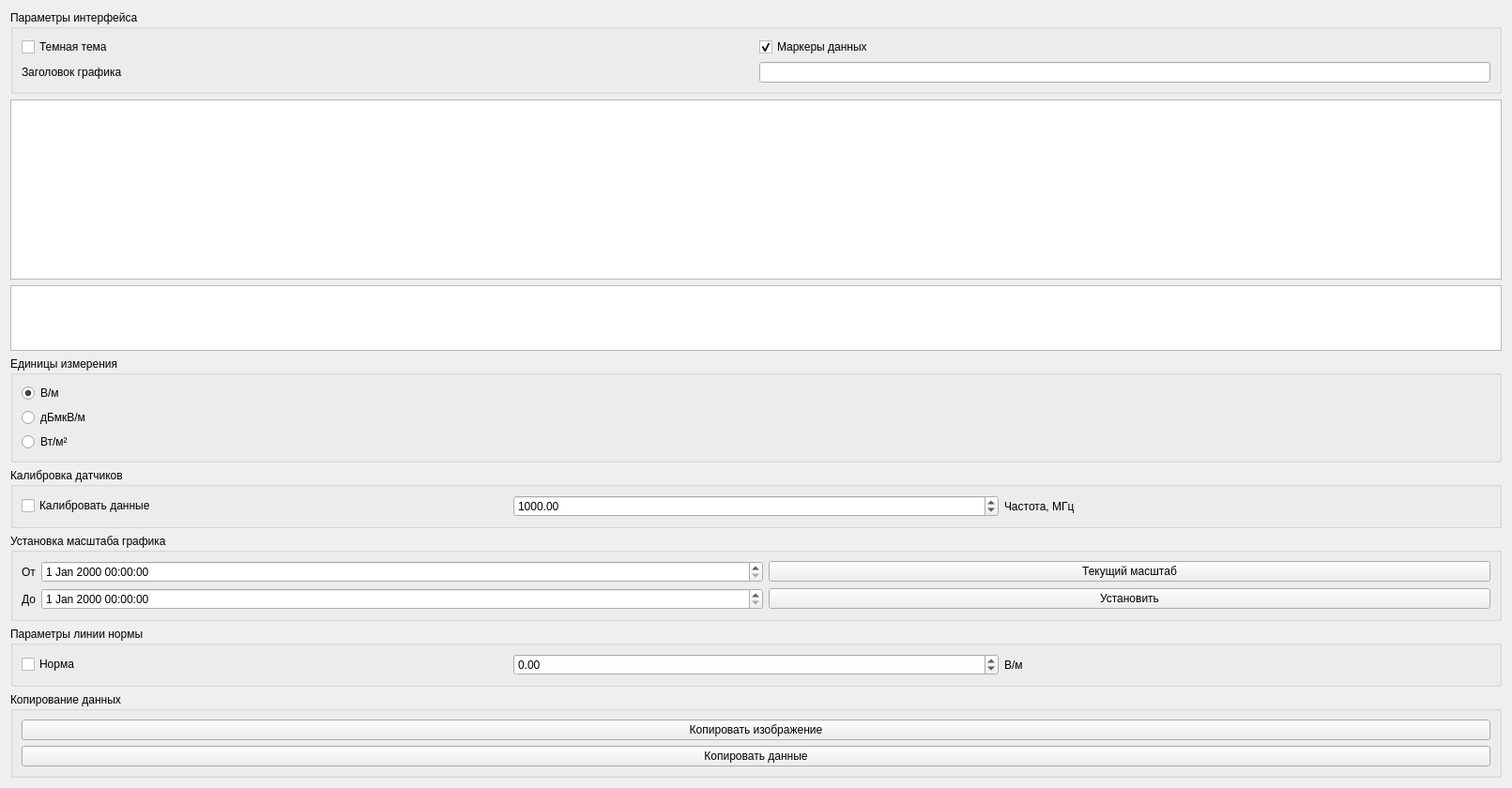
<?xml version="1.0" encoding="UTF-8"?>
<ui version="4.0">
 <class>Form</class>
 <widget class="QWidget" name="Form">
  <property name="geometry">
   <rect>
    <x>0</x>
    <y>0</y>
    <width>1611</width>
    <height>768</height>
   </rect>
  </property>
  <property name="sizePolicy">
   <sizepolicy hsizetype="Expanding" vsizetype="Expanding">
    <horstretch>0</horstretch>
    <verstretch>0</verstretch>
   </sizepolicy>
  </property>
  <property name="windowTitle">
   <string>Form</string>
  </property>
  <layout class="QHBoxLayout" name="horizontalLayout_2">
   <item>
    <layout class="QVBoxLayout" name="verticalLayout_7">
     <property name="spacing">
      <number>0</number>
     </property>
     <item>
      <layout class="QVBoxLayout" name="plot_layout">
       <property name="spacing">
        <number>0</number>
       </property>
       <property name="bottomMargin">
        <number>0</number>
       </property>
      </layout>
     </item>
    </layout>
   </item>
   <item>
    <layout class="QVBoxLayout" name="verticalLayout">
     <item>
      <spacer name="verticalSpacer_2">
       <property name="orientation">
        <enum>Qt::Vertical</enum>
       </property>
       <property name="sizeHint" stdset="0">
        <size>
         <width>20</width>
         <height>40</height>
        </size>
       </property>
      </spacer>
     </item>
     <item>
      <widget class="QGroupBox" name="groupBox_9">
       <property name="sizePolicy">
        <sizepolicy hsizetype="Minimum" vsizetype="Minimum">
         <horstretch>0</horstretch>
         <verstretch>0</verstretch>
        </sizepolicy>
       </property>
       <property name="maximumSize">
        <size>
         <width>16777215</width>
         <height>16777215</height>
        </size>
       </property>
       <property name="title">
        <string>Параметры интерфейса</string>
       </property>
       <layout class="QVBoxLayout" name="verticalLayout_6">
        <item>
         <layout class="QHBoxLayout" name="horizontalLayout_10">
          <item>
           <widget class="QCheckBox" name="dark_theme_checkbox">
            <property name="text">
             <string>Темная тема</string>
            </property>
           </widget>
          </item>
          <item>
           <widget class="QCheckBox" name="marker_checkbox">
            <property name="text">
             <string>Маркеры данных</string>
            </property>
            <property name="checked">
             <bool>true</bool>
            </property>
           </widget>
          </item>
         </layout>
        </item>
        <item>
         <layout class="QHBoxLayout" name="horizontalLayout">
          <item>
           <widget class="QLabel" name="label">
            <property name="sizePolicy">
             <sizepolicy hsizetype="Minimum" vsizetype="Preferred">
              <horstretch>0</horstretch>
              <verstretch>0</verstretch>
             </sizepolicy>
            </property>
            <property name="text">
             <string>Заголовок графика</string>
            </property>
           </widget>
          </item>
          <item>
           <widget class="QLineEdit" name="tittle_line_edit">
            <property name="sizePolicy">
             <sizepolicy hsizetype="Minimum" vsizetype="Fixed">
              <horstretch>0</horstretch>
              <verstretch>0</verstretch>
             </sizepolicy>
            </property>
            <property name="minimumSize">
             <size>
              <width>150</width>
              <height>0</height>
             </size>
            </property>
            <property name="maximumSize">
             <size>
              <width>16777215</width>
              <height>16777215</height>
             </size>
            </property>
           </widget>
          </item>
         </layout>
        </item>
       </layout>
      </widget>
     </item>
     <item>
      <widget class="QTextBrowser" name="session_description_text_browser">
       <property name="sizePolicy">
        <sizepolicy hsizetype="Minimum" vsizetype="Minimum">
         <horstretch>0</horstretch>
         <verstretch>0</verstretch>
        </sizepolicy>
       </property>
       <property name="maximumSize">
        <size>
         <width>16777215</width>
         <height>16777215</height>
        </size>
       </property>
      </widget>
     </item>
     <item>
      <widget class="QTableView" name="minmax_table_view">
       <property name="sizePolicy">
        <sizepolicy hsizetype="Minimum" vsizetype="Minimum">
         <horstretch>0</horstretch>
         <verstretch>0</verstretch>
        </sizepolicy>
       </property>
       <property name="maximumSize">
        <size>
         <width>16777215</width>
         <height>16777215</height>
        </size>
       </property>
       <property name="sizeAdjustPolicy">
        <enum>QAbstractScrollArea::AdjustToContents</enum>
       </property>
       <property name="editTriggers">
        <set>QAbstractItemView::NoEditTriggers</set>
       </property>
       <attribute name="horizontalHeaderStretchLastSection">
        <bool>true</bool>
       </attribute>
      </widget>
     </item>
     <item>
      <widget class="QGroupBox" name="groupBox_2">
       <property name="sizePolicy">
        <sizepolicy hsizetype="Minimum" vsizetype="Minimum">
         <horstretch>0</horstretch>
         <verstretch>0</verstretch>
        </sizepolicy>
       </property>
       <property name="maximumSize">
        <size>
         <width>16777215</width>
         <height>16777215</height>
        </size>
       </property>
       <property name="title">
        <string>Единицы измерения</string>
       </property>
       <layout class="QVBoxLayout" name="verticalLayout_3">
        <item>
         <widget class="QRadioButton" name="units_rbutton1">
          <property name="text">
           <string>В/м</string>
          </property>
          <property name="checked">
           <bool>true</bool>
          </property>
         </widget>
        </item>
        <item>
         <widget class="QRadioButton" name="units_rbutton2">
          <property name="text">
           <string>дБмкВ/м</string>
          </property>
          <property name="checked">
           <bool>false</bool>
          </property>
         </widget>
        </item>
        <item>
         <widget class="QRadioButton" name="units_rbutton3">
          <property name="text">
           <string>Вт/м²</string>
          </property>
         </widget>
        </item>
       </layout>
      </widget>
     </item>
     <item>
      <widget class="QGroupBox" name="groupBox_8">
       <property name="sizePolicy">
        <sizepolicy hsizetype="Minimum" vsizetype="Minimum">
         <horstretch>0</horstretch>
         <verstretch>0</verstretch>
        </sizepolicy>
       </property>
       <property name="maximumSize">
        <size>
         <width>16777215</width>
         <height>16777215</height>
        </size>
       </property>
       <property name="title">
        <string>Калибровка датчиков</string>
       </property>
       <layout class="QHBoxLayout" name="horizontalLayout_3">
        <item>
         <widget class="QCheckBox" name="calib_probs_check_box">
          <property name="text">
           <string>Калибровать данные</string>
          </property>
         </widget>
        </item>
        <item>
         <widget class="QDoubleSpinBox" name="calib_freq_spin_box">
          <property name="minimum">
           <double>0.000000000000000</double>
          </property>
          <property name="maximum">
           <double>40000.000000000000000</double>
          </property>
          <property name="singleStep">
           <double>1.000000000000000</double>
          </property>
          <property name="value">
           <double>1000.000000000000000</double>
          </property>
         </widget>
        </item>
        <item>
         <widget class="QLabel" name="label_3">
          <property name="sizePolicy">
           <sizepolicy hsizetype="Minimum" vsizetype="Preferred">
            <horstretch>0</horstretch>
            <verstretch>0</verstretch>
           </sizepolicy>
          </property>
          <property name="text">
           <string>Частота, МГц</string>
          </property>
         </widget>
        </item>
       </layout>
      </widget>
     </item>
     <item>
      <widget class="QGroupBox" name="groupBox">
       <property name="title">
        <string>Установка масштаба графика</string>
       </property>
       <layout class="QGridLayout" name="gridLayout">
        <item row="0" column="0">
         <widget class="QLabel" name="label_2">
          <property name="sizePolicy">
           <sizepolicy hsizetype="Maximum" vsizetype="Preferred">
            <horstretch>0</horstretch>
            <verstretch>0</verstretch>
           </sizepolicy>
          </property>
          <property name="text">
           <string>От</string>
          </property>
         </widget>
        </item>
        <item row="0" column="1">
         <widget class="QDateTimeEdit" name="from_dt_edit"/>
        </item>
        <item row="0" column="2">
         <widget class="QPushButton" name="current_scale_button">
          <property name="text">
           <string>Текущий масштаб</string>
          </property>
         </widget>
        </item>
        <item row="1" column="0">
         <widget class="QLabel" name="label_4">
          <property name="sizePolicy">
           <sizepolicy hsizetype="Maximum" vsizetype="Preferred">
            <horstretch>0</horstretch>
            <verstretch>0</verstretch>
           </sizepolicy>
          </property>
          <property name="text">
           <string>До</string>
          </property>
         </widget>
        </item>
        <item row="1" column="1">
         <widget class="QDateTimeEdit" name="to_dt_edit"/>
        </item>
        <item row="1" column="2">
         <widget class="QPushButton" name="set_scale_button">
          <property name="text">
           <string>Установить</string>
          </property>
         </widget>
        </item>
       </layout>
      </widget>
     </item>
     <item>
      <widget class="QGroupBox" name="groupBox_5">
       <property name="sizePolicy">
        <sizepolicy hsizetype="Minimum" vsizetype="Minimum">
         <horstretch>0</horstretch>
         <verstretch>0</verstretch>
        </sizepolicy>
       </property>
       <property name="title">
        <string>Параметры линии нормы</string>
       </property>
       <layout class="QHBoxLayout" name="horizontalLayout_5">
        <item>
         <widget class="QCheckBox" name="norma_checkbox">
          <property name="text">
           <string>Норма</string>
          </property>
         </widget>
        </item>
        <item>
         <widget class="QDoubleSpinBox" name="norma_val_spinbox">
          <property name="decimals">
           <number>2</number>
          </property>
          <property name="minimum">
           <double>-1000.000000000000000</double>
          </property>
          <property name="maximum">
           <double>1000.000000000000000</double>
          </property>
         </widget>
        </item>
        <item>
         <widget class="QLabel" name="norma_unit_label">
          <property name="sizePolicy">
           <sizepolicy hsizetype="Preferred" vsizetype="Minimum">
            <horstretch>0</horstretch>
            <verstretch>0</verstretch>
           </sizepolicy>
          </property>
          <property name="text">
           <string>В/м</string>
          </property>
         </widget>
        </item>
       </layout>
      </widget>
     </item>
     <item>
      <widget class="QGroupBox" name="groupBox_4">
       <property name="sizePolicy">
        <sizepolicy hsizetype="Minimum" vsizetype="Minimum">
         <horstretch>0</horstretch>
         <verstretch>0</verstretch>
        </sizepolicy>
       </property>
       <property name="maximumSize">
        <size>
         <width>16777215</width>
         <height>16777215</height>
        </size>
       </property>
       <property name="title">
        <string>Копирование данных</string>
       </property>
       <layout class="QVBoxLayout" name="verticalLayout_4">
        <item>
         <widget class="QPushButton" name="copy_image_button">
          <property name="text">
           <string>Копировать изображение</string>
          </property>
         </widget>
        </item>
        <item>
         <widget class="QPushButton" name="copy_data_button">
          <property name="text">
           <string>Копировать данные</string>
          </property>
         </widget>
        </item>
       </layout>
      </widget>
     </item>
     <item>
      <spacer name="verticalSpacer">
       <property name="orientation">
        <enum>Qt::Vertical</enum>
       </property>
       <property name="sizeHint" stdset="0">
        <size>
         <width>20</width>
         <height>40</height>
        </size>
       </property>
      </spacer>
     </item>
    </layout>
   </item>
  </layout>
 </widget>
 <resources/>
 <connections/>
</ui>
